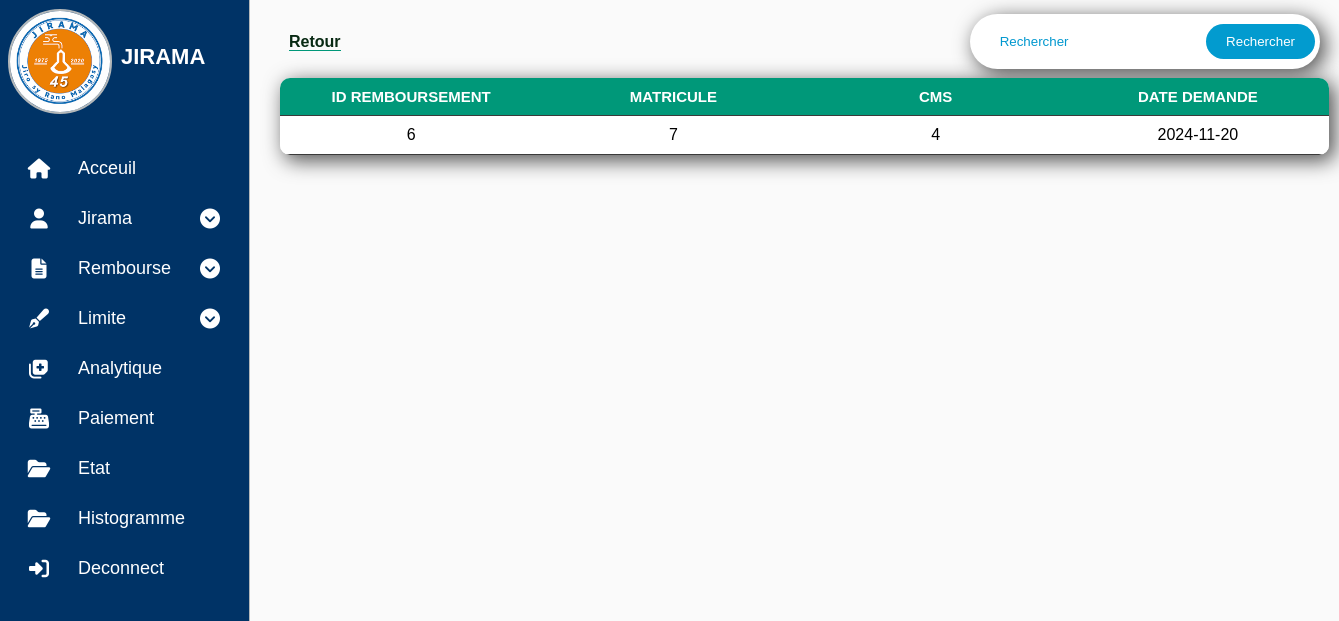
Screenshot of /PagerUser/RemboursementTableau.php with the database file from the repository.
### tables this page shows
CREATE TABLE `demande` (
  `id_demande` int(11) NOT NULL,
  `matricule_agent` int(11) NOT NULL,
  `id_cms` int(11) NOT NULL,
  `date_demande` date NOT NULL
);

### Config/serveur.php (called while the page is built, shortened)
<?php
class Db {
    function connexion() {
        try {
            $pdo = new PDO(self::DNS, self::USER, self::PASSWORD);
            $pdo->setAttribute(PDO::ATTR_ERRMODE, PDO::ERRMODE_EXCEPTION);
            return $pdo;
        } catch (PDOException $e) {
            echo "Échec de la connexion : " . $e->getMessage();
            return null;
        }
    }
}
?>

### Repository/RemboursementRepository.php (called while the page is built, shortened)
<?php
require_once("../Config/serveur.php");
class RemboursementRepository{
public function read_Remboursement(){
  $db= new Db();
    $h=$db->connexion()->query("SELECT * FROM demande  ");
    $af = array();
    foreach($h->fetchAll(PDO::FETCH_ASSOC) as $key){
      $af[]= array($key["id_demande"],$key["matricule_agent"],$key["id_cms"],$key["date_demande"]);
    }
return $af;
}
}
?>

### PagerUser/RemboursementTableau.php (the view, shortened to what this page needs)
<!DOCTYPE html>
<html lang="en">
<head>
    <link rel="stylesheet" href="https://cdnjs.cloudflare.com/ajax/libs/font-awesome/6.6.0/css/all.min.css" />
    <link rel="stylesheet" href="../Css/TableauAgent.css">
    <link rel="stylesheet" href="../Css/styleK.css">
</head>
<body>
<?php
require("Nav.php");
?>
    <main>
    <div class="table">
    <div class="table_header">
    <h4><a href="Remboursement.php">Retour</a></h4>
        <div class="meta">
            <form action="RemboursementTableau.php" method="post">
                <input type="text" name="rech" id="rech" placeholder="Rechercher">
                <input type="submit" id="btn_new" name="recherche" class="add_new" value="Rechercher">
            </form>
        </div>
    </div>
    <div class="table_section" >
        <table>
            <thead>
                <tr>
                <th>id remboursement</th>
                            <th>matricule</th>
                            <th>cms</th>
                            <th>date demande </th>
                </tr>
            </thead>
            <tbody>
                <?php
                require("../Repository/RemboursementRepository.php");
                $tab = new RemboursementRepository();
                $resultat = $tab->read_Remboursement();
                if(isset($_POST['recherche'])){
                    $s = new Remboursement();
                    $s->setMatricule_agent($_POST['rech']);
                    $resultat = $tab->search_Remboursement($s);
                    }
                    else{
                    $resultat =$tab->read_Remboursement();
                    }
                    foreach ($resultat as $r) {
                        ?>
                        <tr >
                            <td><?= $r[0] ?></td>
                            <td><?= $r[1] ?></td>
                            <td><?= $r[2] ?></td>
                            <td><?= $r[3] ?></td>
                        </tr>
                        <?php
                   }
                ?>
            </tbody>
        </table>
    </div>
</div>
    </main>
</body>
</html>

### Css/TableauAgent.css (style rules this page uses)
.table_header { display: flex; justify-content: space-between; align-items: center; padding: 9px; border-radius: 5px; }
.table_header h4 a { height: 45px; width: 96px; border: none; outline: none; color: rgb(8, 41, 19); max-width: 200px; text-decoration: none; border-bottom: 1px solid #009879; transition: all 0.3s linear; cursor: pointer; }
.table .table_header .meta { background: #fff; box-shadow: 5px 5px 20px 1px rgb(85, 85, 85); padding: 10px 5px; border-radius: 30px; }
.add_new { padding: 10px 20px; color: #fff; background-color: #029Bcf; }
#btn_new { outline: none; border: none; border-radius: 30px; cursor: pointer; }
#rech { padding: 10px 20px; margin: 0 5px ; outline: none; border: none; border-radius: 6px; color: #029Bcf; }
.table { width: 1049px; margin-bottom: 40px; }
.table_section { overflow: auto; border-radius: 10px; background: #fff; box-shadow: 5px 5px 20px 1px rgb(85, 85, 85); }
table { width: 900px; table-layout: fixed; min-width: 100%; border-collapse: collapse; }
thead th { position: sticky; top: 0; background-color: #009879; color: #fff; font-size: 15px; text-transform: uppercase; }
tbody tr { background-color: #fff; color: #000000; cursor: pointer; }
th,td { border-bottom: 1px solid #3a3a3a; padding: 10px 20px; word-break: break-all; text-align: center; }
::placeholder { color: #0298cf; }

### Css/styleK.css (style rules this page uses)
* { margin: 0; padding: 0; font-family: sans-serif ; }
body { min-height: 100vh; min-height: 100dvh; background-color: #FAFAFA;; color: black; display: grid; grid-template-columns: auto 1fr ; }
main { padding: min(30px, 7%); margin-left: 250px; padding-top: 5px; }

### rows the page displays
demande: id_demande "6", matricule_agent "7", id_cms "4", date_demande "2024-11-20"
